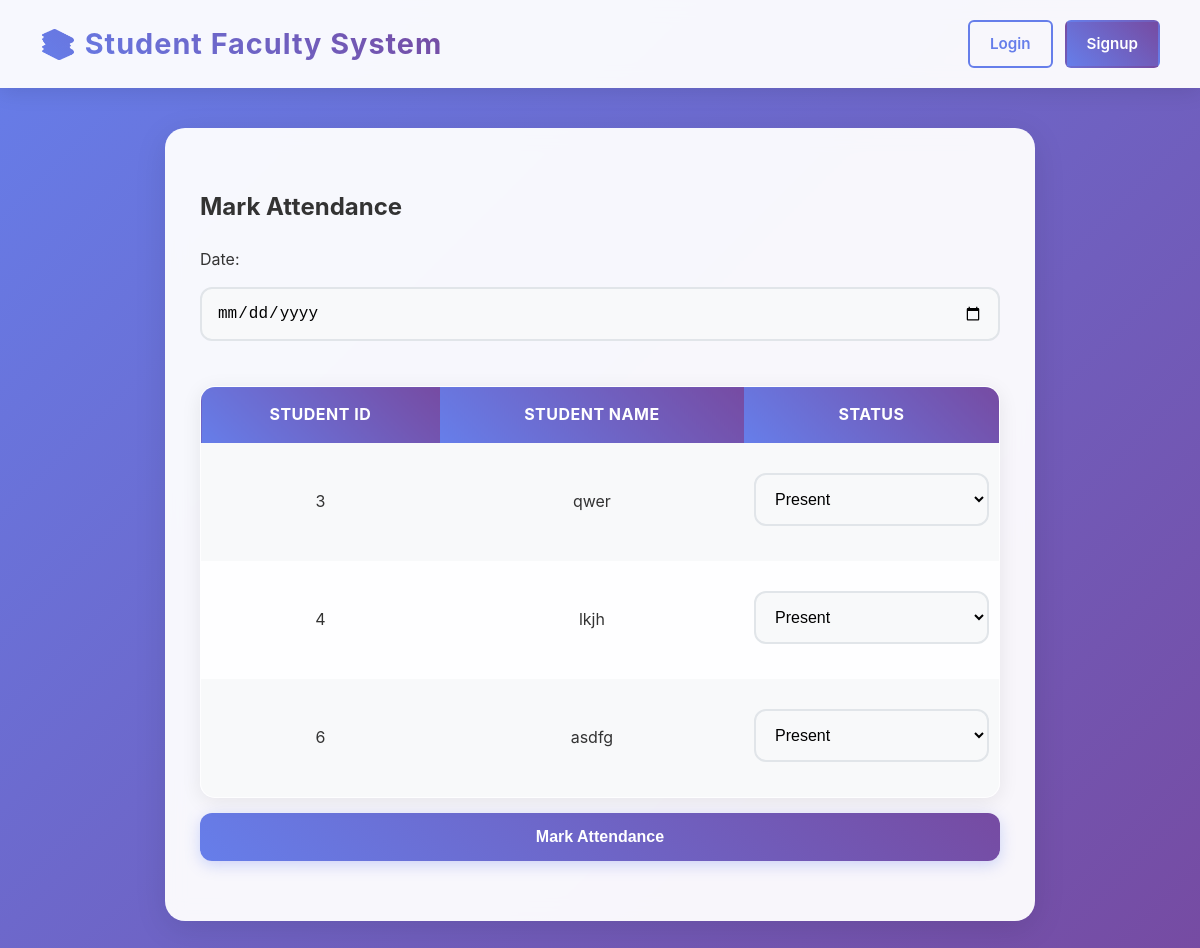
Screenshot of /faculty/mark-attendance (signed in) with the database file from the repository.
### ap.py (models this page shows)
class User(db.Model):
    id = db.Column(db.Integer, primary_key=True)
    username = db.Column(db.String(50), unique=True, nullable=False)
    password = db.Column(db.String(200), nullable=False)
    role = db.Column(db.String(10), nullable=False)  # student/faculty

### ap.py (the view, shortened to what this page needs)
@app.route("/faculty/mark-attendance", methods=["GET", "POST"])
def mark_attendance():
    if "role" in session and session["role"] == "faculty":
        students = User.query.filter_by(role="student").all()
        return render_template("faculty_mark_attendance.html", students=students)
    return redirect(url_for("login"))

### templates/faculty_mark_attendance.html (shortened to what this page needs)
{% extends "base.html" %}
{% block content %}
<h2>Mark Attendance</h2>
<form method="POST">
    <label>Date:</label>
    <input type="date" name="date" required><br>
    <table border="1">
        <tr><th>Student ID</th><th>Student Name</th><th>Status</th></tr>
        {% for student in students %}
        <tr>
            <td>{{ student.id }}</td>
            <td>{{ student.username }}</td>
            <td>
                <select name="status_{{ student.id }}">
                    <option value="Present">Present</option>
                </select>
            </td>
        </tr>
        {% endfor %}
    </table>
    <button type="submit">Mark Attendance</button>
</form>
{% endblock %}

### static/style.css (style rules this page uses)
body { font-family: 'Inter', 'Segoe UI', Tahoma, Geneva, Verdana, sans-serif; background: linear-gradient(135deg, #667eea 0%, #764ba2 100%); margin: 0; padding: 0; color: #333; line-height: 1.6; }
form input, form select, form textarea, form button { margin: 15px 0 20px 0; padding: 15px; width: 100%; border: 2px solid #e1e5e9; border-radius: 12px; font-size: 1rem; box-sizing: border-box; transition: all 0.3s ease; background: #f8f9fa; }
button, form button { background: linear-gradient(45deg, #667eea, #764ba2); color: #fff; cursor: pointer; font-weight: 600; border: none; border-radius: 12px; transition: all 0.3s ease; box-shadow: 0 4px 15px rgba(102, 126, 234, 0.3); }
table { width: 100%; border-collapse: collapse; margin-top: 25px; background: rgba(255, 255, 255, 0.9); border-radius: 15px; overflow: hidden; box-shadow: 0 4px 20px rgba(0,0,0,0.08); animation: fadeInUp 0.6s ease-out 0.2s both; }
table th, table td { border: none; padding: 15px 10px; text-align: center; font-size: 1rem; }
table th { background: linear-gradient(45deg, #667eea, #764ba2); color: #fff; font-weight: 700; text-transform: uppercase; letter-spacing: 0.5px; }
table tr:nth-child(even) { background: #f8f9fa; }

### rows the page displays
User: id "3", username "qwer", id "Present"
User: id "4", username "lkjh", id "Present"
User: id "6", username "asdfg", id "Present"
